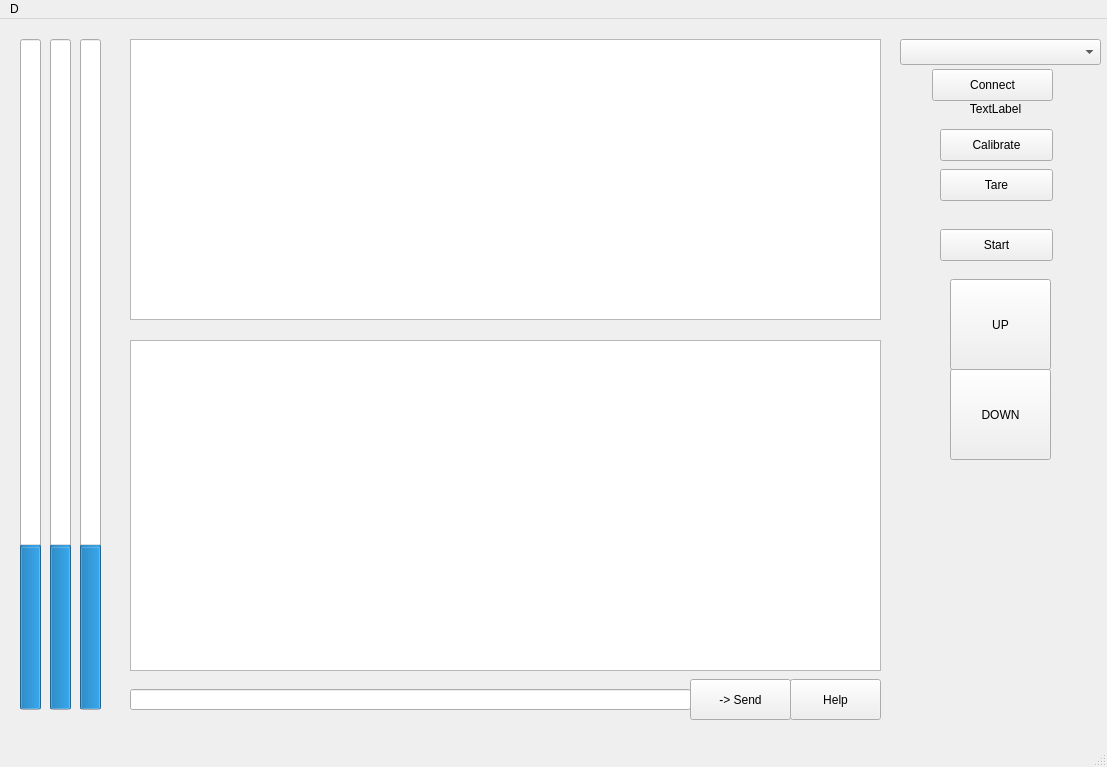
<?xml version="1.0" encoding="UTF-8"?>
<ui version="4.0">
 <class>MainWindow</class>
 <widget class="QMainWindow" name="MainWindow">
  <property name="geometry">
   <rect>
    <x>0</x>
    <y>0</y>
    <width>1107</width>
    <height>767</height>
   </rect>
  </property>
  <property name="windowTitle">
   <string>MainWindow</string>
  </property>
  <widget class="QWidget" name="centralwidget">
   <widget class="PlotWidget" name="graphicsView">
    <property name="geometry">
     <rect>
      <x>130</x>
      <y>20</y>
      <width>751</width>
      <height>281</height>
     </rect>
    </property>
   </widget>
   <widget class="QPushButton" name="buttonStart">
    <property name="geometry">
     <rect>
      <x>940</x>
      <y>210</y>
      <width>113</width>
      <height>32</height>
     </rect>
    </property>
    <property name="text">
     <string>Start</string>
    </property>
   </widget>
   <widget class="QPushButton" name="buttonConnect">
    <property name="geometry">
     <rect>
      <x>932</x>
      <y>50</y>
      <width>121</width>
      <height>32</height>
     </rect>
    </property>
    <property name="text">
     <string>Connect</string>
    </property>
   </widget>
   <widget class="QLabel" name="labelConnection">
    <property name="geometry">
     <rect>
      <x>940</x>
      <y>80</y>
      <width>111</width>
      <height>20</height>
     </rect>
    </property>
    <property name="text">
     <string>TextLabel</string>
    </property>
    <property name="alignment">
     <set>Qt::AlignCenter</set>
    </property>
   </widget>
   <widget class="QProgressBar" name="progressBar">
    <property name="geometry">
     <rect>
      <x>50</x>
      <y>20</y>
      <width>21</width>
      <height>671</height>
     </rect>
    </property>
    <property name="value">
     <number>24</number>
    </property>
    <property name="orientation">
     <enum>Qt::Vertical</enum>
    </property>
   </widget>
   <widget class="QProgressBar" name="progressBar_2">
    <property name="geometry">
     <rect>
      <x>80</x>
      <y>20</y>
      <width>21</width>
      <height>671</height>
     </rect>
    </property>
    <property name="value">
     <number>24</number>
    </property>
    <property name="orientation">
     <enum>Qt::Vertical</enum>
    </property>
   </widget>
   <widget class="QProgressBar" name="progressBar_3">
    <property name="geometry">
     <rect>
      <x>20</x>
      <y>20</y>
      <width>21</width>
      <height>671</height>
     </rect>
    </property>
    <property name="value">
     <number>24</number>
    </property>
    <property name="orientation">
     <enum>Qt::Vertical</enum>
    </property>
   </widget>
   <widget class="QPushButton" name="buttonUp">
    <property name="geometry">
     <rect>
      <x>950</x>
      <y>260</y>
      <width>101</width>
      <height>91</height>
     </rect>
    </property>
    <property name="text">
     <string>UP</string>
    </property>
   </widget>
   <widget class="QPushButton" name="buttonDown">
    <property name="geometry">
     <rect>
      <x>950</x>
      <y>350</y>
      <width>101</width>
      <height>91</height>
     </rect>
    </property>
    <property name="text">
     <string>DOWN</string>
    </property>
   </widget>
   <widget class="QComboBox" name="serialPortSelection">
    <property name="geometry">
     <rect>
      <x>900</x>
      <y>20</y>
      <width>201</width>
      <height>26</height>
     </rect>
    </property>
   </widget>
   <widget class="QTextBrowser" name="commandLineOutput">
    <property name="geometry">
     <rect>
      <x>130</x>
      <y>321</y>
      <width>751</width>
      <height>331</height>
     </rect>
    </property>
   </widget>
   <widget class="QLineEdit" name="commandLineEdit">
    <property name="geometry">
     <rect>
      <x>130</x>
      <y>670</y>
      <width>561</width>
      <height>21</height>
     </rect>
    </property>
   </widget>
   <widget class="QPushButton" name="buttonSend">
    <property name="geometry">
     <rect>
      <x>690</x>
      <y>660</y>
      <width>101</width>
      <height>41</height>
     </rect>
    </property>
    <property name="text">
     <string>-&gt; Send</string>
    </property>
   </widget>
   <widget class="QPushButton" name="buttonHelp">
    <property name="geometry">
     <rect>
      <x>790</x>
      <y>660</y>
      <width>91</width>
      <height>41</height>
     </rect>
    </property>
    <property name="text">
     <string>Help</string>
    </property>
   </widget>
   <widget class="QPushButton" name="buttonCalibrate">
    <property name="geometry">
     <rect>
      <x>940</x>
      <y>110</y>
      <width>113</width>
      <height>32</height>
     </rect>
    </property>
    <property name="text">
     <string>Calibrate</string>
    </property>
   </widget>
   <widget class="QPushButton" name="buttonTare">
    <property name="geometry">
     <rect>
      <x>940</x>
      <y>150</y>
      <width>113</width>
      <height>32</height>
     </rect>
    </property>
    <property name="text">
     <string>Tare</string>
    </property>
   </widget>
  </widget>
  <widget class="QMenuBar" name="menubar">
   <property name="geometry">
    <rect>
     <x>0</x>
     <y>0</y>
     <width>1107</width>
     <height>24</height>
    </rect>
   </property>
   <widget class="QMenu" name="menuTest">
    <property name="title">
     <string>D</string>
    </property>
    <addaction name="actionFile"/>
   </widget>
   <addaction name="menuTest"/>
  </widget>
  <widget class="QStatusBar" name="statusbar"/>
  <action name="actionFile">
   <property name="text">
    <string>File</string>
   </property>
  </action>
 </widget>
 <customwidgets>
  <customwidget>
   <class>PlotWidget</class>
   <extends>QGraphicsView</extends>
   <header>pyqtgraph</header>
  </customwidget>
 </customwidgets>
 <resources/>
 <connections/>
</ui>
